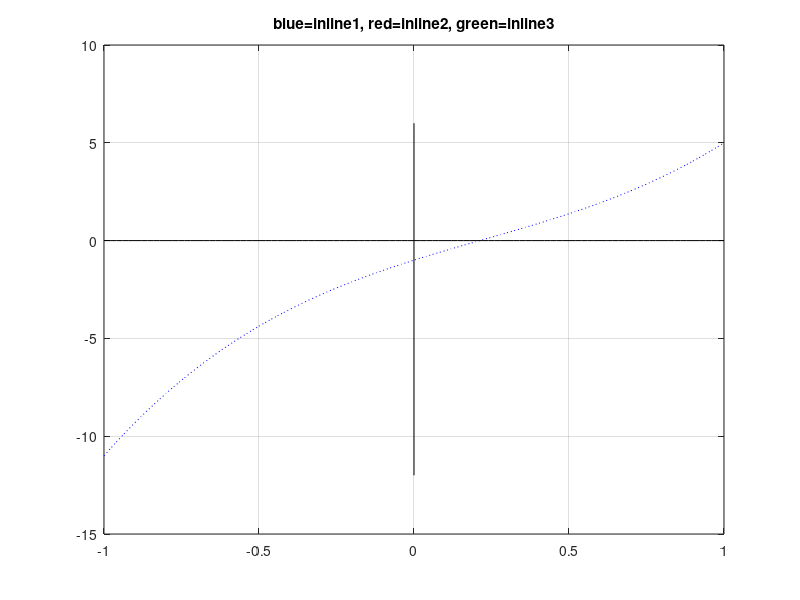

This figure's MATLAB source: (Note: this script raises an error after producing the figure.)
%% Version 1.0 - Finding roots - Erik Bodegom
%% bisection:  finding roots

close all;
inline_fun1=inline('3.*x.^3-2*x.^2+5*x-1','x')
inline_fun2=inline('cos(x)-x','x')
inline_fun3=inline('(x.^8)/40320-(x.^6)/720+(x.^4)/24-(x.^2)/2-x+.5','x')
inline_DF1=inline('6*x.^2-4*x+5','x')
inline_DF2=inline('sin(x)-1','x')
inline_DF3=inline('8/40320*x.^7-6/720*x.^5+4*x.^3/2-1','x')

xbot=-1;
xtop=1;
tol=1e-10;                          %Rel. tolerance--> 1E-10
x=xbot:(xtop-xbot)/100:xtop;
y=inline_fun1(x);
plot(x,y,'b:',x,0*x,'k-',[0 0],[-12 6],'k-');
title('blue=inline1, red=inline2, green=inline3');
hold on;
grid on;
fprintf('Bisection \t Tolerance: %e \n',tol)
bot=inline_fun1(xbot);
top=inline_fun1(xtop);
i=0;
tol_tst=1;
% set tol_tst, the error, to 1 so it won't trigger the while before the loop gets started
while tol_tst>tol;
    i=i+1;
    z=(xtop+xbot)/2;
    tol_tst=xtop-xbot;
    test=inline_fun1(z);
    if (test*bot<0);
        xtop=z;
        top=test;
    else;
        xbot=z;
        bot=test;
        fprintf('%3d \t %10.9e \t %7.4e \n',i,z,tol_tst)
    end;
    %3d \t %10.9e \t %7.4e means print the following numbers as: 3 digits, exponential notation, ditto
    if z~0;
        tol_tst=tol_tst/z;  %notice relative tolerance... why?
    end;
end;

%% Newton-Raphson:  finding roots

fprintf('\n Newton-Raphson \n')
tol=1e-10;                          %Rel. tolerance--> 1E-10
x=7.39085e-001;
x=1;
i=0;
tol_tst=1;
while tol_tst>tol && i<30;
    i=i+1;
    test=x-inline_fun1(x)/inline_DF1(x);
    if x~0;
        tol_tst=abs((x-test)/x);
        fprintf('%3d \t %10.9e \t %10.9e \t %7.4e \n',i,x,inline_fun1(x),inline_DF1(x))
        x=test;
    end;
end;


%% Regula falsi: finding roots

fprintf('\n Regula falsi \n')
fplot(inline_fun2,[-1 1],'r-')
fprintf('Iter     best guess                 xbot                 xtop          inline_fun2(best guess)\n')
xbot=-.55;
xtop=1.;
bot=inline_fun2(xbot);
top=inline_fun2(xtop);
tol_tst=1;
i=0;
test=1;
while tol_tst>tol;
    fprintf('%3d \t %10.9e \t %10.9e \t %7.4e \t %7.4e \n',i,z,xbot,xtop,test)
    i=i+1;
    z=xtop-top*(xbot-xtop)/(bot-top);
    test=inline_fun2(z);
    if (test*bot<0);
        xtop=z;
        top=test;
    else;
        xbot=z;
        bot=test;
    end;
    if z~0;
        tol_tst=test/z;
    end;
end;

%% Secant: finding roots
fprintf('\n Secant \n')
fplot(inline_fun3,[-1 1],'g-')
fprintf('Iter        xmid              xlast           inline_fun3(last guess)\n')
xlast=-.5;
xmid=-.2;
last=inline_fun3(xlast);
mid=inline_fun3(xmid);
i=0;
mid=inline_fun3(xmid);
last = inline_fun3(xlast);
tol_tst = 1;
while tol_tst > tol || i>20;
    i =i+1;
    z=xmid-mid *(xmid-xlast)/(mid-last);
    last=mid;
    xlast=xmid;
    mid=inline_fun3(z);
    xmid=z;
    fprintf('%3d \t %10.9e \t %10.9e \t %7.4e \n',i, xmid, xlast, mid)
    if z ~= .0;
        tol_tst = abs(mid/z);
    end;
end;

%% Matlab fzero uses Brent-Dekker method (mix of bisection, secant, and quadratic interpolation
[x,f,exitflag,output]=fzero(inline_fun3,0);
fprintf('\n Built-in Matlab: fzero \n')
fprintf('x= \t %g  \n',x)
disp(output)
